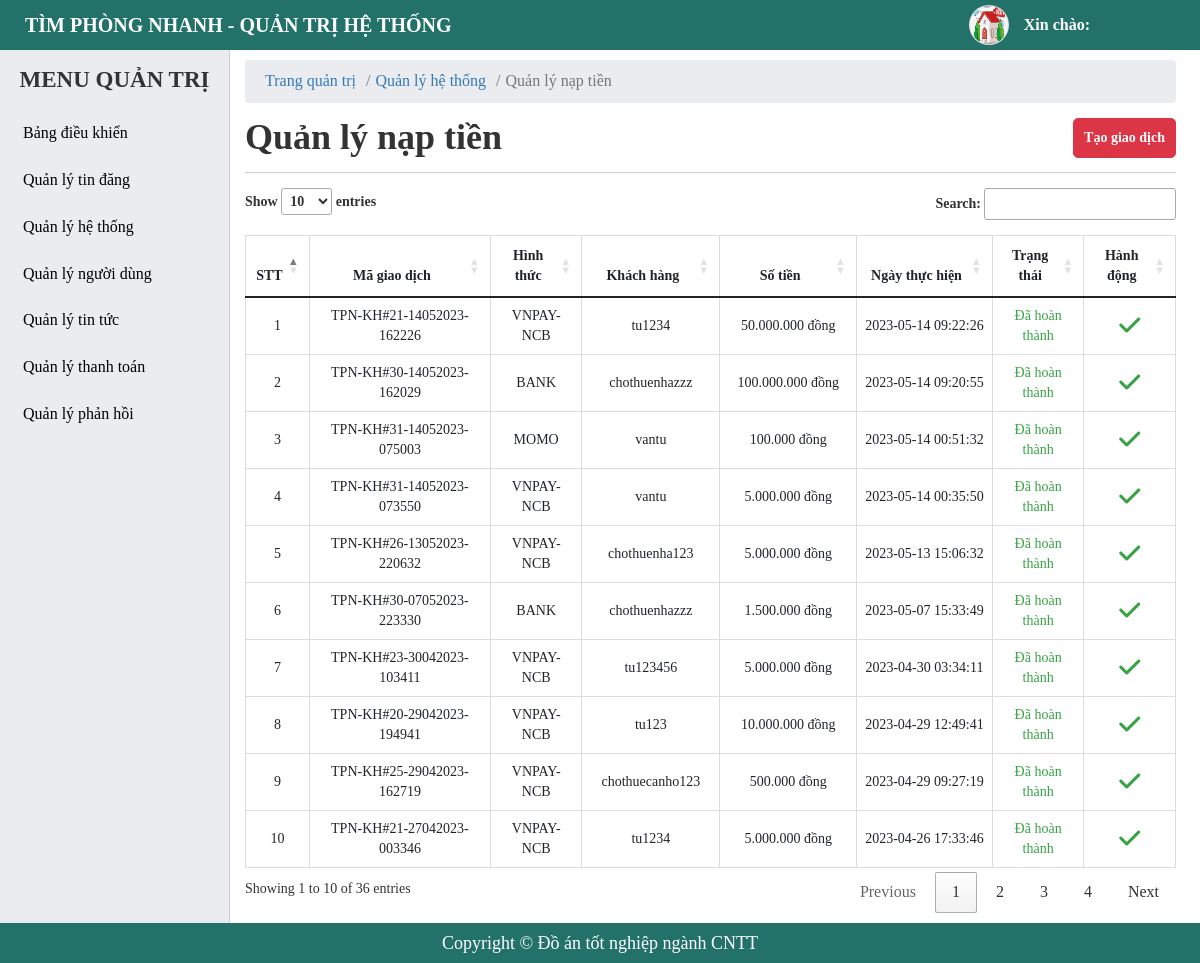
Page /admin/deposit-money-manager.php on the committed database.
### tables this page shows
CREATE TABLE `tbl_deposit_money` (
  `id` int(20) NOT NULL,
  `pay_code` varchar(255) NOT NULL,
  `pay_price` bigint(20) NOT NULL,
  `payments` varchar(255) NOT NULL,
  `user_id` bigint(20) NOT NULL,
  `status` tinyint(4) NOT NULL DEFAULT 0,
  `created_at` timestamp NOT NULL DEFAULT current_timestamp()
);

CREATE TABLE `tbl_user` (
  `id` bigint(20) NOT NULL,
  `fullname` varchar(255) NOT NULL,
  `username` varchar(255) NOT NULL,
  `password` varchar(255) NOT NULL,
  `email` varchar(255) NOT NULL,
  `phone` varchar(255) NOT NULL,
  `zalo` varchar(255) DEFAULT NULL,
  `address` varchar(255) DEFAULT NULL,
  `facebook` varchar(255) DEFAULT NULL,
  `avatar` varchar(255) DEFAULT NULL COMMENT 'ảnh đại diện',
  `balance` bigint(255) DEFAULT 0 COMMENT 'Số dư',
  `status` tinyint(4) NOT NULL DEFAULT 1 COMMENT 'trạng thái',
  `created_at` timestamp NOT NULL DEFAULT current_timestamp(),
  `created_ad` timestamp NOT NULL DEFAULT current_timestamp()
);

### admin/deposit-money-manager.php (the view, shortened to what this page needs)
<?php
    include './include/connect.php';
    $queryDep = $conn->prepare("SELECT dep.*, us.username FROM tbl_deposit_money dep JOIN tbl_user us ON us.id = dep.user_id ORDER BY dep.status ASC, dep.created_at DESC");
    $queryDep->execute();
    $resultsDep = $queryDep->fetchAll(PDO::FETCH_OBJ);
?>
<!DOCTYPE html>
<html lang="en">
<head>
    <?php include('include/link-css.php');?>
</head>
<body>
    <?php
     include('include/header.php');
    ?>
    <div id="main">
        <?php
        include('include/sidebar.php');
        ?>
        <div id="main-right">
            <nav aria-label="breadcrumb">
                <ol class="breadcrumb">
                    <li class="breadcrumb-item"><a href="#">Trang quản trị</a></li>
                    <li class="breadcrumb-item"><a href="#">Quản lý hệ thống</a></li>
                    <li class="breadcrumb-item active" aria-current="page">Quản lý nạp tiền</li>
                </ol>
            </nav>
            <section class="main-right-title">
                <div class="form-title">
                    <h1>Quản lý nạp tiền</h1>
                </div>
                <div class="account-btn">
                    <button class="btn btn-post btn-add">Tạo giao dịch</button>
                </div>
            </section>
            <div class="main-right-table">
                <table class="table table-bordered table-post-list" id = "table-manage">
                    <thead>
                        <tr>
                            <th style="width: 5%;" >STT</th>
                            <th style="width: 20%;" >Mã giao dịch</th>
                            <th style="width: 10%;" >Hình thức</th>
                            <th style="width: 15%;" >Khách hàng</th>
                            <th style="width: 15%;" >Số tiền</th>
                            <th style="width: 15%;" >Ngày thực hiện</th>
                            <th style="width: 10%;" >Trạng thái</th>
                            <th style="width: 10%;" >Hành động</th>
                        </tr>
                    </thead>
                    <tbody >
                        <?php foreach ($resultsDep as $key => $value) { ?>
                            <tr>
                                <td><?php echo $key+1 ?></td>
                                <td>
                                    <p><?php echo $value -> pay_code ?></p>
                                </td>
                                <td>
                                    <p><?php echo $value ->payments ?></p>
                                </td>
                                <td>
                                    <p><?php echo $value -> username ?></p>
                                </td>
                                <td>
                                <div class="post_price">
                                        <?php
                                            $tien = (int) $value->pay_price;
                                            $bien = number_format($tien,0,",",".");
                                            echo $bien." đồng";
                                        ?>
                                    </div>
                                </td>
                                <td>
                                    <p><?php echo $value -> created_at ?></p>
                                </td>
                                <td>
                                    <?php if( $value -> status == 1){ ?>
                                        <p style = "color: #37a344;" >Đã hoàn thành</p>
                                    <?php }else{ ?>
                                        <p style = "color: red;">Khởi tạo</p>
                                    <?php } ?>
                                </td>
                                <td>
                                    <?php if( $value -> status == 1){ ?>
                                        <p class="btn-setting btn-edit" style = "color: #37a344;"><i class="fa-solid fa-check"></i></p>
                                    <?php } ?>
                                </td>
                            </tr>
                        <?php } ?>
                    </tbody>
                </table>
            </div>
        </div>
    </div>
    <?php include('include/footer.php');?>
</body>
</html>

### admin/css/style.css (style rules this page uses)
* { margin: 0; padding: 0; box-sizing: border-box; font-family: "MS Mincho"; }
a, a:hover { text-decoration: none; transition: all 0.3s ease-in-out 0s; -moz-transition: all 0.3s ease-in-out 0s; -o-transition: all 0.3s ease-in-out 0s; -webkit-transition: all 0.3s ease-in-out 0s; -ms-transition: all 0.3s ease-in-out 0s; }
.btn { height: 40px; border-radius: 5px; border: 1px solid #3961fb; background: #3961fb; font-weight: 700; color: #fff; display: inline-flex; align-items: center; justify-content: center; text-decoration: none; cursor: pointer; padding: 0 10px; margin: 5px 0; }
body { height: 100%; }
#main-right { padding: 60px 24px 50px 245px; }
#main-right .breadcrumb { background-color: #eaecef; padding: 10px 20px; margin-bottom: 0; }
#main-right li, #main-right a { font-size: 16px; }
.main-right-title { display: flex; justify-content: space-between; border-bottom: 1px solid #ccc; margin-bottom: 15px; }
.form-title { margin: 15px 0; }
.form-title h1 { font-weight: 700; }
.account-btn { display: flex; justify-content: center; align-items: center; }
.btn-post { color: #fff; background-color: #dc3545; border-color: #dc3545; margin-left: 6px; }
#main-right .table-bordered th, .table-bordered td { text-align: center; font-size: 14px; }
.main-right-table .table-post-list { border-collapse: collapse; }
.table-post-list td { vertical-align: middle !important; white-space: normal; }
.table-post-list .btn-setting { margin: 0 5px; font-size: 24px !important; }

### rows in the picture
tbl_deposit_money: pay_code "TPN-KH#21-14052023-162226", payments "VNPAY-NCB", user.username "tu1234", pay_price "50.000.000", created_at "2023-05-14 09:22:26", status "Đã hoàn thành"
tbl_deposit_money: pay_code "TPN-KH#30-14052023-162029", payments "BANK", user.username "chothuenhazzz", pay_price "100.000.000", created_at "2023-05-14 09:20:55", status "Đã hoàn thành"
tbl_deposit_money: pay_code "TPN-KH#31-14052023-075003", payments "MOMO", user.username "vantu", pay_price "100.000", created_at "2023-05-14 00:51:32", status "Đã hoàn thành"
tbl_deposit_money: pay_code "TPN-KH#31-14052023-073550", payments "VNPAY-NCB", user.username "vantu", pay_price "5.000.000", created_at "2023-05-14 00:35:50", status "Đã hoàn thành"
tbl_deposit_money: pay_code "TPN-KH#26-13052023-220632", payments "VNPAY-NCB", user.username "chothuenha123", pay_price "5.000.000", created_at "2023-05-13 15:06:32", status "Đã hoàn thành"
tbl_deposit_money: pay_code "TPN-KH#30-07052023-223330", payments "BANK", user.username "chothuenhazzz", pay_price "1.500.000", created_at "2023-05-07 15:33:49", status "Đã hoàn thành"
tbl_deposit_money: pay_code "TPN-KH#23-30042023-103411", payments "VNPAY-NCB", user.username "tu123456", pay_price "5.000.000", created_at "2023-04-30 03:34:11", status "Đã hoàn thành"
tbl_deposit_money: pay_code "TPN-KH#20-29042023-194941", payments "VNPAY-NCB", user.username "tu123", pay_price "10.000.000", created_at "2023-04-29 12:49:41", status "Đã hoàn thành"
tbl_deposit_money: pay_code "TPN-KH#25-29042023-162719", payments "VNPAY-NCB", user.username "chothuecanho123", pay_price "500.000", created_at "2023-04-29 09:27:19", status "Đã hoàn thành"
tbl_deposit_money: pay_code "TPN-KH#21-27042023-003346", payments "VNPAY-NCB", user.username "tu1234", pay_price "5.000.000", created_at "2023-04-26 17:33:46", status "Đã hoàn thành"
